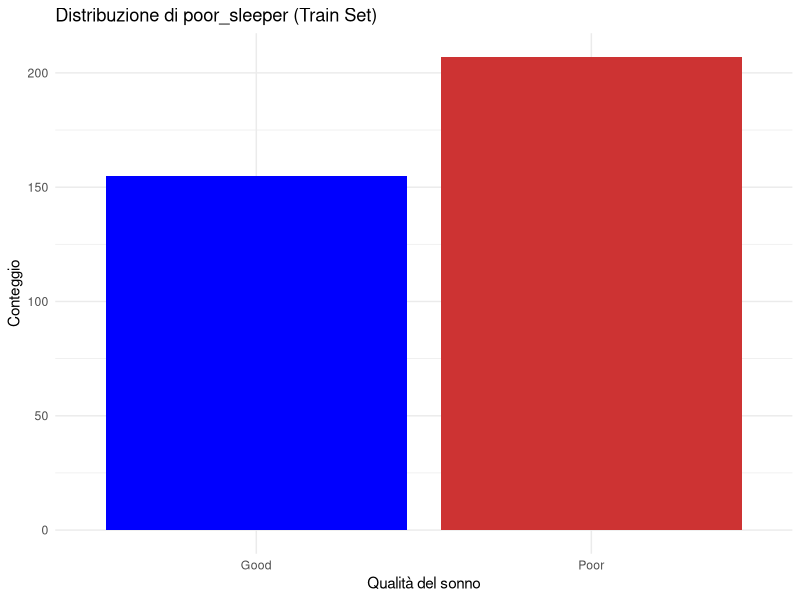
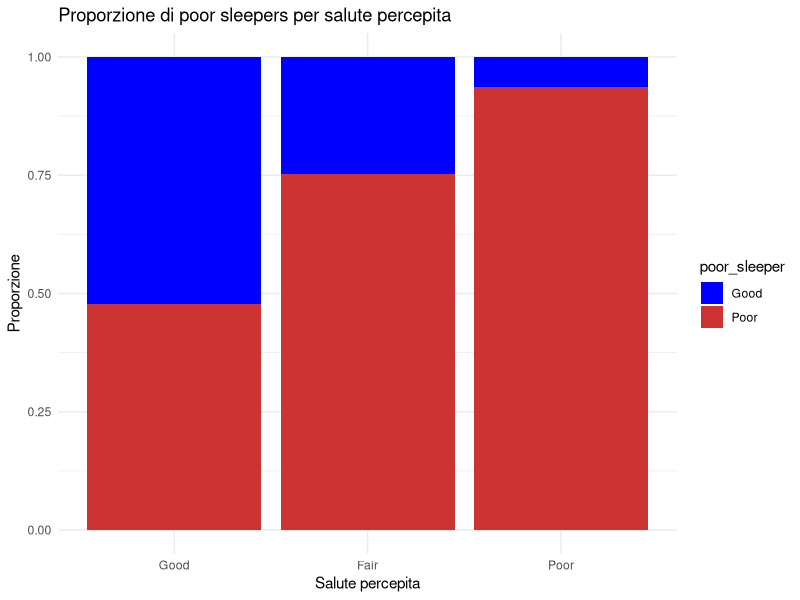
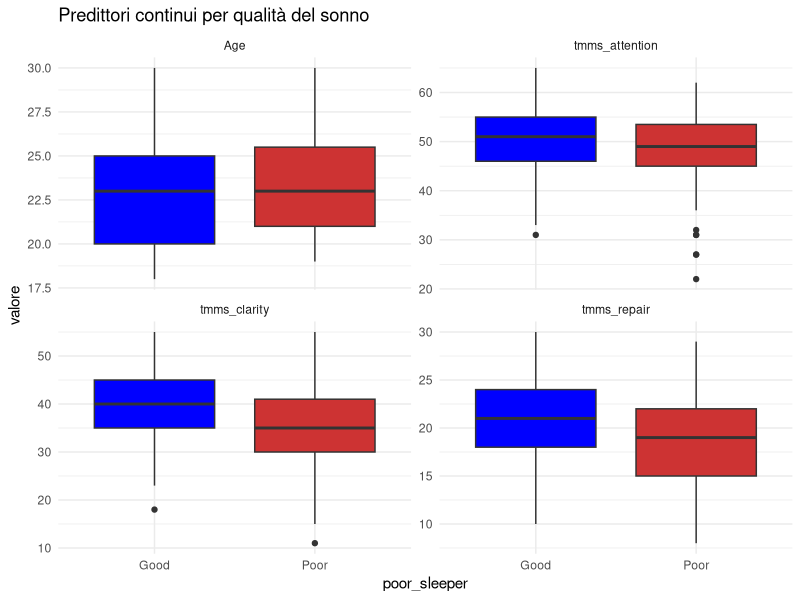
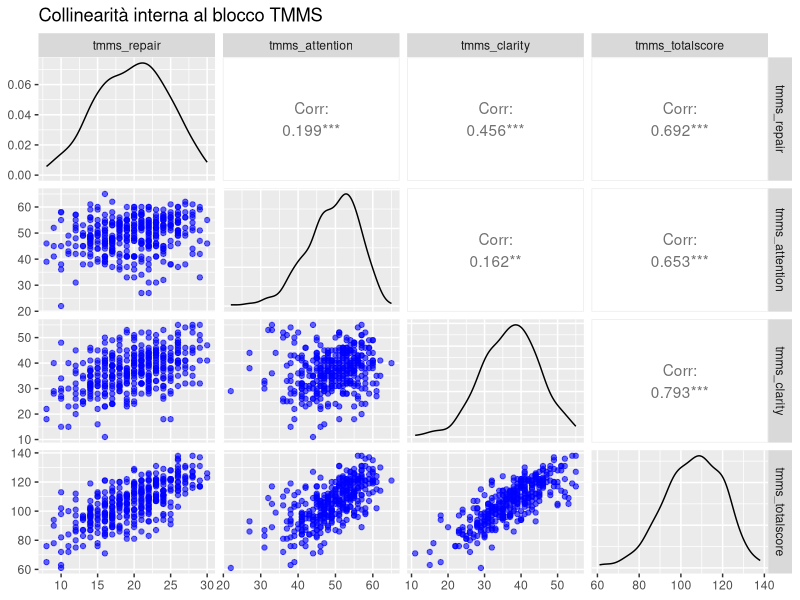
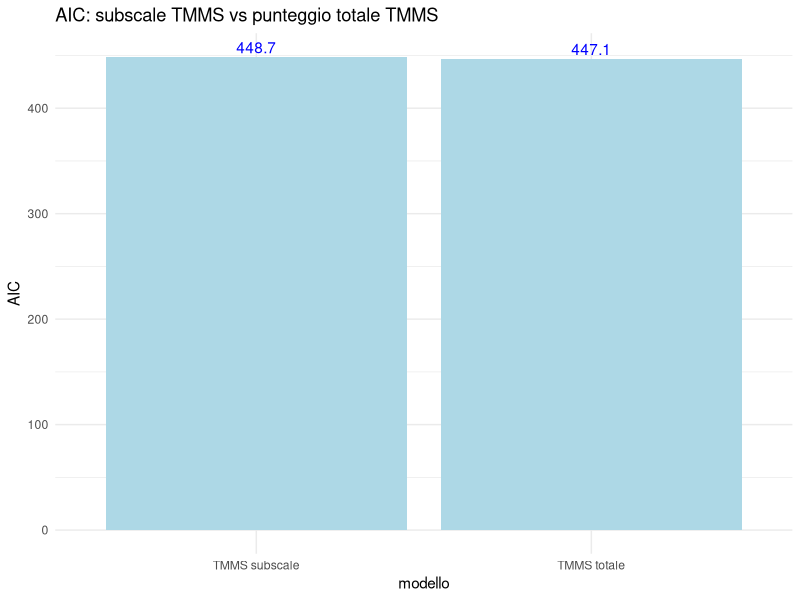
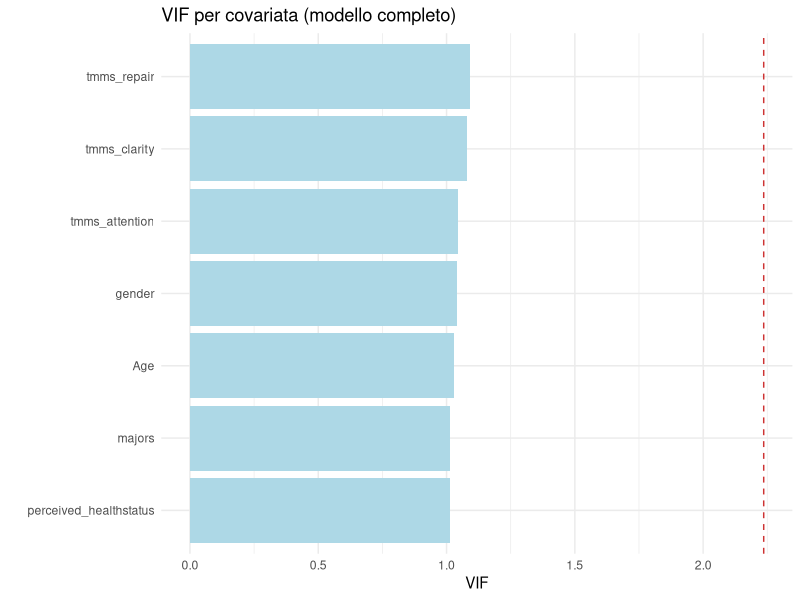
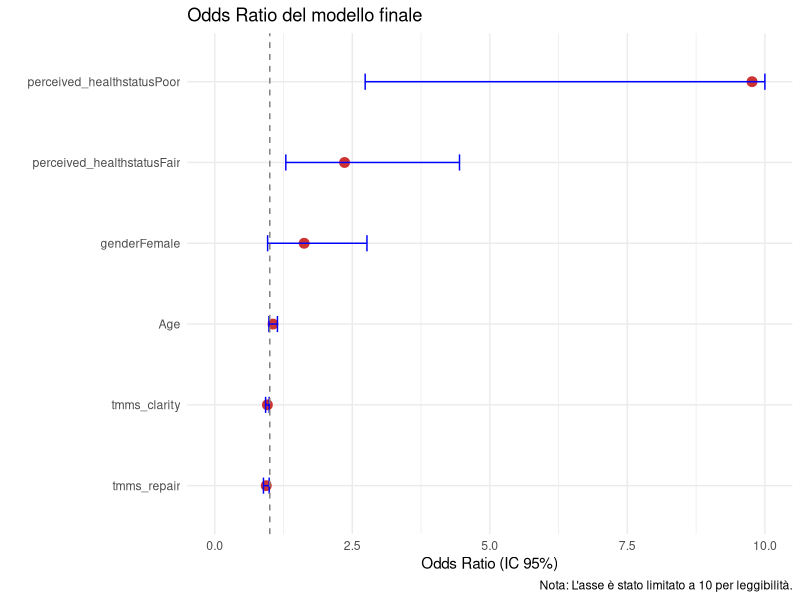
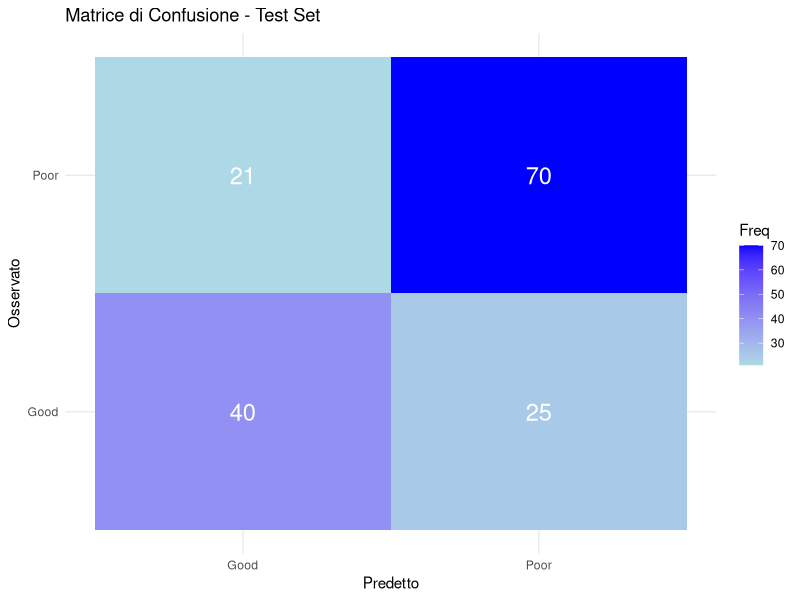

Recreate these plots in R, in order.
# ==============================================================================
# Progetto di Inferenza Statistica
# Autori: Matteo Coccia, Cecilia Cotti, Pietro Ferrario, Ian Alexander Fontana Rava
# ==============================================================================

## 0. Librerie --------------------------------------------------------------------
library(readxl)
library(car)      # vif() - su glm funziona in modo diretto e non ambiguo
library(MASS)     # stepAIC()
library(GGally)   # ggpairs()
library(pROC)     # curva ROC/AUC (outcome binario)
library(tidyverse)

# --- DEFINIZIONE PALETTE COLORI (Midnight & Clinical) ---
pal_midnight <- c("Good" = "blue", "Poor" = "brown3")
col_neutral  <- "lightblue"
col_strutt   <- "blue"
col_alert    <- "brown3"
# --------------------------------------------------------

## 1. Importazione dati -------------------------------------------------------------
dataset <- as.data.frame(read_excel("sharing dataset.xlsx", sheet = "Sheet1"))

dim(dataset)
sum(is.na(dataset))
sum(duplicated(dataset))
names(dataset) <- trimws(names(dataset))


### 1.a Gestione dei factor ---------------------------------------------------------
dataset$gender <- factor(dataset$gender, levels = c(0, 1), labels = c("Male", "Female"))

dataset$majors <- factor(dataset$majors, levels = c(0, 1, 2),
                         labels = c("MedicalLifeScience", "SocialScience", "Technology"))
dataset$perceived_healthstatus <- factor(dataset$perceived_healthstatus,
                                         levels = c(0, 1, 2),
                                         labels = c("Good", "Fair", "Poor"))

### 1.b Outcome: poor_sleeper (binario, soglia clinica standard PSQI > 5) -----------
# La soglia PSQI > 5 è nota in letteratura clinica
dataset$poor_sleeper <- factor(ifelse(dataset$psqiglobalscore > 5, "Poor", "Good"),
                               levels = c("Good", "Poor"))
print(table(dataset$poor_sleeper))
print(round(prop.table(table(dataset$poor_sleeper)) * 100, 1))

### 1.c Collinearita' strutturale (solo blocco TMMS; PSQI e' ora la risposta) -------
check_tmms <- all(dataset$tmms_repair + dataset$tmms_attention + dataset$tmms_clarity
                  == dataset$tmms_totalscore)
cat("tmms_totalscore = somma delle subscale per tutte le righe?", check_tmms, "\n")

## 2. Split train/test -----
set.seed(123)
index <- sample(1:nrow(dataset), size = floor(0.70 * nrow(dataset)))
train_set <- dataset[index, ]
test_set  <- dataset[-index, ]
cat("Train:", nrow(train_set), "| Test:", nrow(test_set), "\n")

## 3. Analisi esplorativa (EDA) -----------------------------------------------------

### 3.a Bilanciamento della risposta ---------
ggplot(train_set, aes(x = poor_sleeper, fill = poor_sleeper)) +
  geom_bar() +
  scale_fill_manual(values = pal_midnight) +
  labs(title = "Distribuzione di poor_sleeper (Train Set)",
       x = "Qualità del sonno", y = "Conteggio") +
  theme_minimal() + theme(legend.position = "none")

### 3.b perceived_healthstatus vs poor_sleeper (proporzioni) ------------------------
ggplot(train_set, aes(x = perceived_healthstatus, fill = poor_sleeper)) +
  geom_bar(position = "fill") +
  scale_fill_manual(values = pal_midnight) +
  labs(title = "Proporzione di poor sleepers per salute percepita",
       x = "Salute percepita", y = "Proporzione") +
  theme_minimal()

### 3.c Predittori continui per livello di poor_sleeper -----------------------------
vars_cont <- c("Age", "tmms_repair", "tmms_attention", "tmms_clarity")
train_long <- train_set %>%
  pivot_longer(cols = all_of(vars_cont), names_to = "variabile", values_to = "valore")

ggplot(train_long, aes(x = poor_sleeper, y = valore, fill = poor_sleeper)) +
  geom_boxplot() +
  scale_fill_manual(values = pal_midnight) +
  facet_wrap(~ variabile, scales = "free_y") +
  labs(title = "Predittori continui per qualità del sonno") +
  theme_minimal() + theme(legend.position = "none")

### 3.d Collinearita' visiva nel blocco TMMS -----------------------------------------
# ggpairs usa una logica colore leggermente diversa
ggpairs(train_set[, c("tmms_repair", "tmms_attention", "tmms_clarity", "tmms_totalscore")],
        title = "Collinearità interna al blocco TMMS",
        lower = list(continuous = wrap("points", color = col_strutt, alpha = 0.6)))

## 4. Confronto sottomodelli: TMMS subscale vs punteggio totale ---------------------
modello_tmms_subscale <- glm(
  poor_sleeper ~ Age + gender + majors + perceived_healthstatus +
    tmms_repair + tmms_attention + tmms_clarity,
  data = train_set, family = binomial
)

modello_tmms_totale <- glm(
  poor_sleeper ~ Age + gender + majors + perceived_healthstatus +
    tmms_totalscore,
  data = train_set, family = binomial
)

cat("\n--- Confronto TMMS: subscale vs totale (AIC) ---\n")
print(AIC(modello_tmms_subscale, modello_tmms_totale))

ggplot(data.frame(modello = c("TMMS subscale", "TMMS totale"),
                  AIC = c(AIC(modello_tmms_subscale), AIC(modello_tmms_totale))),
       aes(x = modello, y = AIC)) +
  geom_col(fill = col_neutral) + 
  geom_text(aes(label = round(AIC, 1)), vjust = -0.3, color = col_strutt) +
  labs(title = "AIC: subscale TMMS vs punteggio totale TMMS") +
  theme_minimal()

# Siccome la differenza tra i due valori di AIC è minima (inferiore a 2), i due 
# modelli presentano una capacità informativa equivalente. Scegliamo di mantenere 
# il modello con le subscale poiché offre una granularità interpretativa superiore.

## 5. Modello completo ---------------------------------------------
modello_completo <- modello_tmms_subscale
summary(modello_completo)

## 6. Controllo collinearita' tramite VIF ---------------------------------------------
vif_vals <- vif(modello_completo)
print(vif_vals)

if (!is.null(dim(vif_vals))) {
  soglia <- sqrt(5)
  variabili_collineari <- rownames(vif_vals)[vif_vals[, 3] > soglia]
  vif_plot_data <- data.frame(variabile = rownames(vif_vals), VIF = vif_vals[, 3])
} else {
  soglia <- 5
  variabili_collineari <- names(vif_vals)[vif_vals > soglia]
  vif_plot_data <- data.frame(variabile = names(vif_vals), VIF = vif_vals)
}

ggplot(vif_plot_data, aes(x = reorder(variabile, VIF), y = VIF)) +
  geom_col(fill = col_neutral) +
  geom_hline(yintercept = soglia, color = col_alert, linetype = "dashed") +
  coord_flip() +
  labs(title = "VIF per covariata (modello completo)", x = "", y = "VIF") +
  theme_minimal()

## 7. Selezione del modello: stepwise AIC -----------------------------------------------
modello_step <- stepAIC(modello_completo, direction = "both", trace = FALSE)
summary(modello_step)

modello_definitivo <- modello_step

### 7.a Odds Ratio del modello finale (Forest Plot Corretto) ---------------------------
or_table <- exp(cbind(OR = coef(modello_definitivo), confint(modello_definitivo)))

or_df <- data.frame(variabile = rownames(or_table)[-1],
                    OR = or_table[-1, "OR"],
                    low = or_table[-1, 2], high = or_table[-1, 3])

# Impostiamo un limite all'asse per evitare che perceived_healthstatusPoor distrugga la scala
limite_superiore <- 10

ggplot(or_df, aes(x = reorder(variabile, OR), y = OR)) +
  geom_point(size = 3, color = col_alert) +
  geom_errorbar(aes(ymin = low, ymax = high), width = 0.2, color = col_strutt) +
  geom_hline(yintercept = 1, linetype = "dashed", color = "gray50") +
  coord_flip() +
  # Questa riga limita l'asse X e aggiunge una freccia visiva se una barra viene tagliata
  scale_y_continuous(limits = c(0, limite_superiore), oob = scales::squish) +
  labs(title = "Odds Ratio del modello finale", x = "", y = "Odds Ratio (IC 95%)",
       caption = "Nota: L'asse è stato limitato a 10 per leggibilità.") +
  theme_minimal()

## 8. Validazione predittiva sul test set -------------------------------------------------
prob_test <- predict(modello_definitivo, newdata = test_set, type = "response")
pred_test <- factor(ifelse(prob_test > 0.5, "Poor", "Good"), levels = c("Good", "Poor"))

matrice_confusione <- table(Osservato = test_set$poor_sleeper, Predetto = pred_test)

conf_df <- as.data.frame(matrice_confusione)
ggplot(conf_df, aes(x = Predetto, y = Osservato, fill = Freq)) +
  geom_tile() + geom_text(aes(label = Freq), color = "white", size = 6) +
  scale_fill_gradient(low = col_neutral, high = col_strutt) +
  labs(title = "Matrice di Confusione - Test Set") +
  theme_minimal()

accuracy_test <- sum(diag(matrice_confusione)) / sum(matrice_confusione)
baseline_accuracy <- max(table(test_set$poor_sleeper)) / nrow(test_set)

# Curva ROC e AUC
roc_obj <- roc(response = test_set$poor_sleeper, predictor = prob_test,
               levels = c("Good", "Poor"), quiet = TRUE)
auc_val <- auc(roc_obj)

plot(roc_obj, main = paste0("Curva ROC (AUC = ", round(as.numeric(auc_val), 3), ")"),
     col = col_strutt, lwd = 2)

## 9. Cross-validation (5-fold, sul train set) ---------------------------------------
set.seed(123)
k <- 5
folds <- sample(rep(1:k, length.out = nrow(train_set)))
formula_finale <- formula(modello_definitivo)

cv_accuracy <- numeric(k)
cv_auc      <- numeric(k)

for (i in 1:k) {
  train_cv <- train_set[folds != i, ]
  test_cv  <- train_set[folds == i, ]
  
  mod_cv  <- glm(formula_finale, data = train_cv, family = binomial)
  prob_cv <- predict(mod_cv, newdata = test_cv, type = "response")
  pred_cv <- factor(ifelse(prob_cv > 0.5, "Poor", "Good"), levels = c("Good", "Poor"))
  
  cv_accuracy[i] <- mean(pred_cv == test_cv$poor_sleeper)
  cv_auc[i] <- as.numeric(auc(roc(response = test_cv$poor_sleeper, predictor = prob_cv,
                                  levels = c("Good", "Poor"), quiet = TRUE)))
}

cv_df <- data.frame(fold = factor(1:k), AUC = cv_auc)
ggplot(cv_df, aes(x = "", y = AUC)) +
  geom_boxplot(fill = col_neutral, color = col_strutt, outlier.shape = NA) +
  geom_jitter(width = 0.05, size = 2, color = col_alert) +
  labs(title = paste0(k, "-fold Cross-Validation: AUC (Train Set)"), x = "") +
  theme_minimal()

## 10. Riepilogo finale -----------------------------------------------------------------
cat("\n========== RIEPILOGO FINALE ==========\n")
cat("Formula modello definitivo:\n"); print(formula_finale)
cat("\nAccuracy test set:", round(accuracy_test, 3),
    " | baseline:", round(baseline_accuracy, 3), "\n")
cat("AUC test set:", round(as.numeric(auc_val), 3), "\n")
cat("Accuracy media CV:", round(mean(cv_accuracy), 3),
    " | AUC media CV:", round(mean(cv_auc), 3), "\n")
